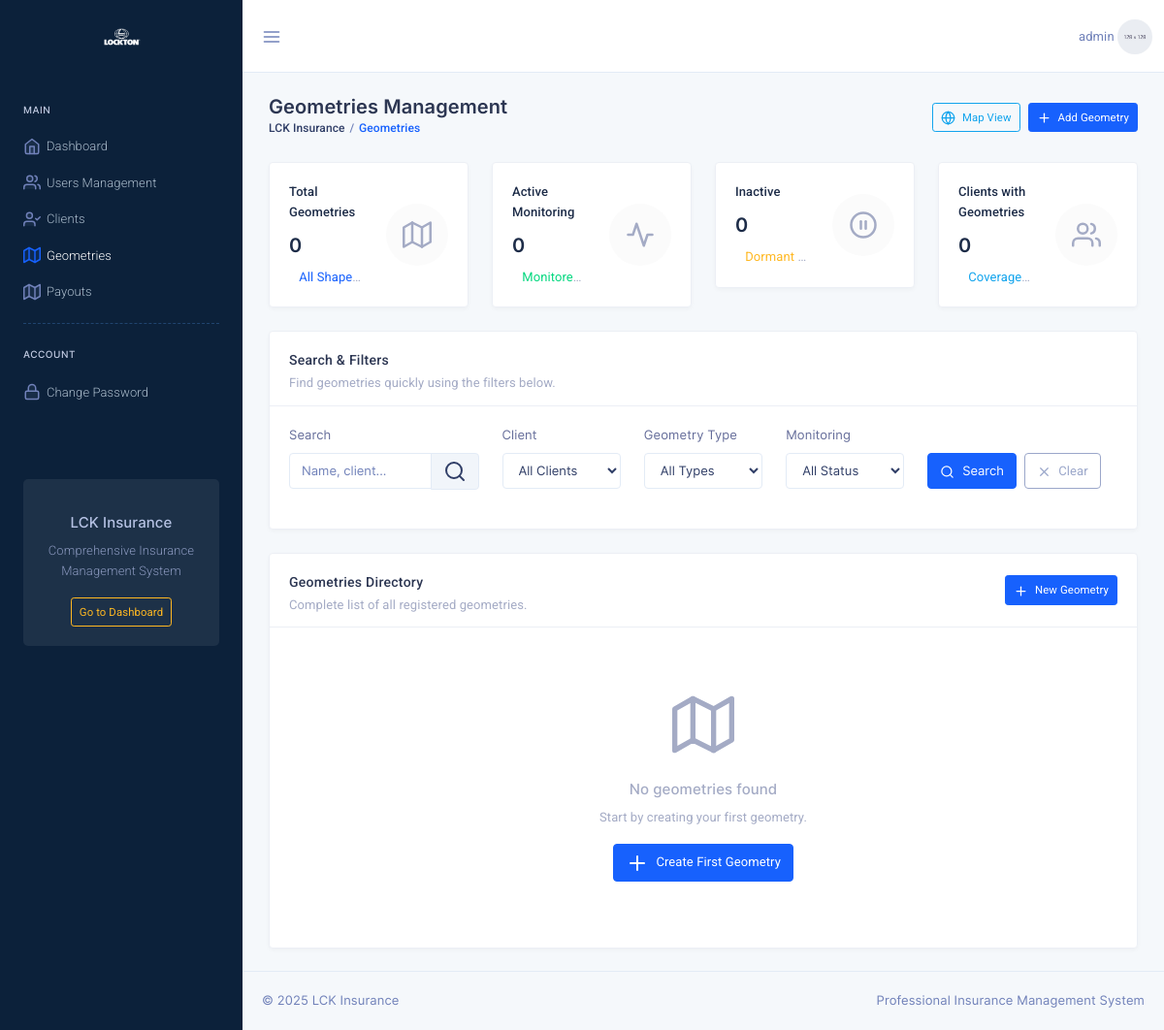
Before: /geometries/ (signed in) with the older database file.
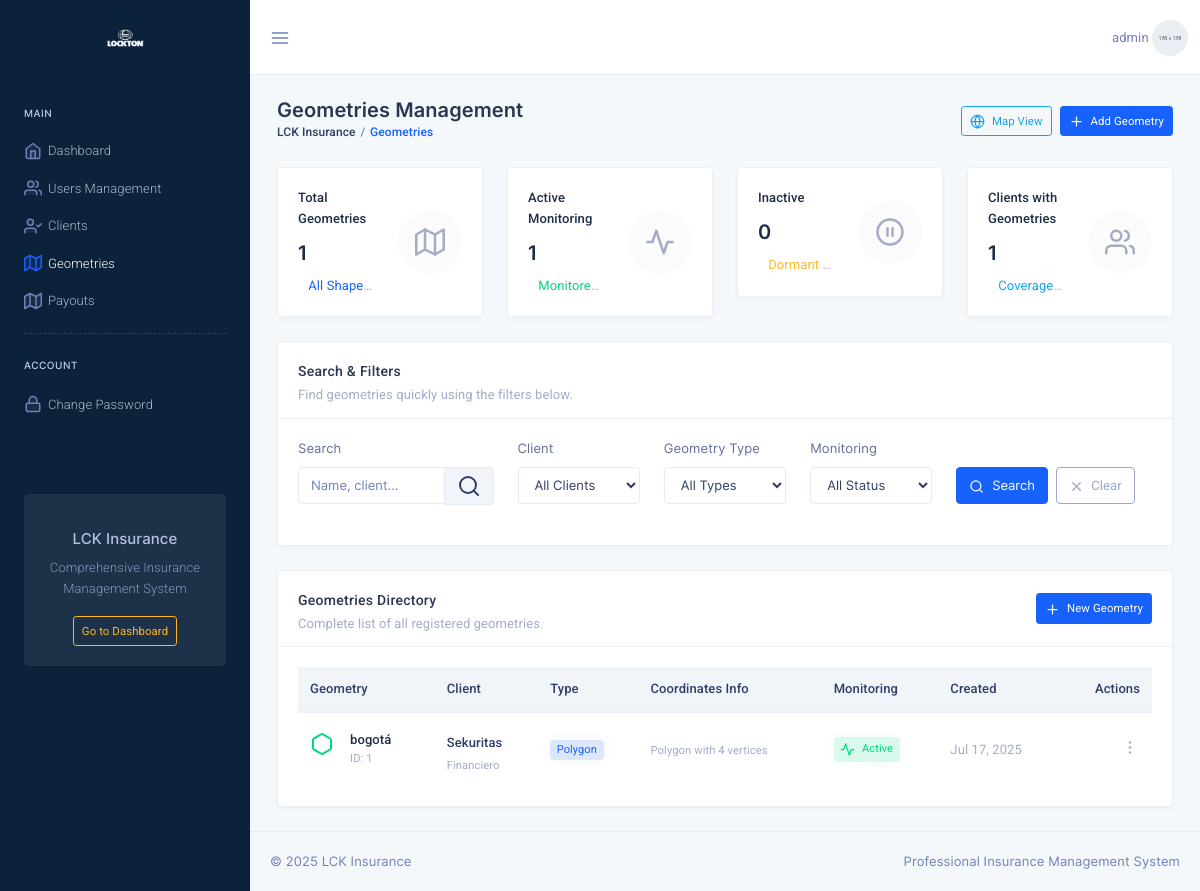
After: the same page with the newer database file.
### geometries/models.py (models this page shows, shortened)
class Geometria(models.Model):
    id_geometria = models.AutoField(primary_key=True)  # PK personalizada según ERD
    id_cliente = models.ForeignKey(Cliente, on_delete=models.CASCADE, related_name='geometrias')
    nombre = models.CharField(max_length=200)
    geojson = models.JSONField(help_text="Geometría almacenada en formato GeoJSON")
    monitoreo_activo = models.BooleanField(default=True)
    creado_en = models.DateTimeField(auto_now_add=True)
    @property
    def geometry_type(self):
        if self.geojson and 'type' in self.geojson:
            return self.geojson.get('type', 'Unknown')
        return 'Unknown'
    @property
    def coordinates_summary(self):
        if not self.geojson or 'coordinates' not in self.geojson:
            return "No coordinates"
        coords = self.geojson['coordinates']
        geometry_type = self.geometry_type
        if geometry_type == 'Point':
            return f"Lat: {coords[1]:.4f}, Lng: {coords[0]:.4f}"
        elif geometry_type == 'Polygon':
            if coords and len(coords[0]) > 0:
                num_points = len(coords[0]) - 1  # -1 porque el último punto es igual al primero
                return f"Polygon with {num_points} vertices"
        elif geometry_type == 'LineString':
            return f"Line with {len(coords)} points"
        elif geometry_type == 'MultiPoint':
            return f"MultiPoint with {len(coords)} points"
        elif geometry_type == 'MultiPolygon':
            return f"MultiPolygon with {len(coords)} polygons"
        elif geometry_type == 'MultiLineString':
            return f"MultiLineString with {len(coords)} lines"
        return f"{geometry_type} geometry"
    class Meta:
        verbose_name = "Geometría"
        verbose_name_plural = "Geometrías"
        ordering = ['-creado_en']

### clients/models.py (models this page shows, shortened)
class Cliente(models.Model):
    id_cliente = models.AutoField(primary_key=True)  # PK personalizada
    nombre = models.CharField(max_length=200)
    tipo = models.CharField(max_length=100)
    sector = models.CharField(max_length=100)
    sector_retail = models.CharField(max_length=100, blank=True)
    pais = models.CharField(max_length=100)
    direccion = models.TextField()
    contacto_principal = models.CharField(max_length=200)
    correo_principal = models.EmailField()
    celular_principal = models.CharField(max_length=20)
    contacto_alterno = models.CharField(max_length=200, blank=True)
    correo_alterno = models.EmailField(blank=True)
    celular_alterno = models.CharField(max_length=20, blank=True)
    ejecutivo_lockton = models.CharField(max_length=200)
    correo_ejecutivo = models.EmailField()
    creado_en = models.DateTimeField(auto_now_add=True)
    activo = models.BooleanField(default=True)
    class Meta:
        verbose_name_plural = "Clientes"

### geometries/views.py (the view)
    def _wrapped_view(request, *args, **kwargs):
        if not request.user.is_authenticated:
            return redirect('login')
        allowed_roles = ['admin', 'cliente', 'client']
        if request.user.role not in allowed_roles:
            messages.error(request, 'No tienes permisos para acceder a esta sección.')
            return redirect('dashboard')
        return view_func(request, *args, **kwargs)

### geometries/views.py (called while the page is built)
def geometry_access_required(view_func):
    def _wrapped_view(request, *args, **kwargs):
        if not request.user.is_authenticated:
            return redirect('login')
        allowed_roles = ['admin', 'cliente', 'client']
        if request.user.role not in allowed_roles:
            messages.error(request, 'No tienes permisos para acceder a esta sección.')
            return redirect('dashboard')
        return view_func(request, *args, **kwargs)
    return _wrapped_view

def get_user_geometries(user):
    if user.role == 'admin':
        return Geometria.objects.all()
    elif user.role in ['cliente', 'client'] and user.cliente_relacionado:
        return Geometria.objects.filter(id_cliente=user.cliente_relacionado)
    else:
        return Geometria.objects.none()

### templates/geometries/geometry_list.html (shortened to what the changed rows need)
{% extends 'base_dashboard.html' %}
{% load static %}
{% block content %}
<div class="row">
    <div class="col-md-3">
        <div class="card report-card">
            <div class="card-body">
                <div class="row d-flex justify-content-center">
                    <div class="col">
                        <p class="text-dark mb-1 font-weight-semibold">Total Geometries</p>
                        <h3 class="my-2">{{ total_geometrias }}</h3>
                        <p class="mb-0 text-truncate text-muted">
                            <span class="text-primary"><i class="mdi mdi-trending-up"></i>All Shapes</span>
                        </p>
                    </div>
                </div>
            </div>
        </div>
    </div>
    <div class="col-md-3">
        <div class="card report-card">
            <div class="card-body">
                <div class="row d-flex justify-content-center">
                    <div class="col">
                        <p class="text-dark mb-1 font-weight-semibold">Active Monitoring</p>
                        <h3 class="my-2">{{ geometrias_activas }}</h3>
                        <p class="mb-0 text-truncate text-muted">
                            <span class="text-success"><i class="mdi mdi-trending-up"></i>Monitored</span>
                        </p>
                    </div>
                </div>
            </div>
        </div>
    </div>
    <div class="col-md-3">
        <div class="card report-card">
            <div class="card-body">
                <div class="row d-flex justify-content-center">
                    <div class="col">
                        <p class="text-dark mb-1 font-weight-semibold">Clients with Geometries</p>
                        <h3 class="my-2">{{ clientes_con_geometrias }}</h3>
                        <p class="mb-0 text-truncate text-muted">
                            <span class="text-info"><i class="mdi mdi-account-multiple"></i>Coverage</span>
                        </p>
                    </div>
                </div>
            </div>
        </div>
    </div>
</div>
<div class="row">
    <div class="col-12">
        <div class="card">
            <div class="card-body">
                {% if geometrias %}
                <div class="table-responsive">
                    <table class="table table-striped mb-0 table-centered">
                        <thead class="thead-light">
                            <tr>
                                <th class="border-top-0">Geometry</th>
                                <th class="border-top-0">Client</th>
                                <th class="border-top-0">Type</th>
                                <th class="border-top-0">Coordinates Info</th>
                                <th class="border-top-0">Monitoring</th>
                                <th class="border-top-0">Created</th>
                                <th class="border-top-0 text-right">Actions</th>
                            </tr>
                        </thead>
                        <tbody>
                            {% for geometria in geometrias %}
                            <tr>
                                <td>
                                    <div class="media">
                                        <div class="mr-3">
                                            {% if geometria.geometry_type == 'Point' %}
                                                <i data-feather="map-pin" class="text-primary" style="width: 24px; height: 24px;"></i>
                                            {% elif geometria.geometry_type == 'Polygon' %}
                                                <i data-feather="hexagon" class="text-success" style="width: 24px; height: 24px;"></i>
                                            {% elif geometria.geometry_type == 'LineString' %}
                                                <i data-feather="trending-up" class="text-info" style="width: 24px; height: 24px;"></i>
                                            {% else %}
                                                <i data-feather="map" class="text-muted" style="width: 24px; height: 24px;"></i>
                                            {% endif %}
                                        </div>
                                        <div class="media-body align-self-center">
                                            <h6 class="m-0 font-weight-semibold">
                                                <a href="{% url 'geometry_detail' geometria.pk %}" class="text-dark">{{ geometria.nombre }}</a>
                                            </h6>
                                            <small class="text-muted">ID: {{ geometria.id_geometria }}</small>
                                        </div>
                                    </div>
                                </td>
                                <td>
                                    <div>
                                        <h6 class="mb-1 font-13">{{ geometria.id_cliente.nombre }}</h6>
                                        <small class="text-muted">{{ geometria.id_cliente.sector }}</small>
                                    </div>
                                </td>
                                <td>
                                    <span class="badge badge-soft-primary">{{ geometria.geometry_type }}</span>
                                </td>
                                <td>
                                    <small class="text-muted">{{ geometria.coordinates_summary }}</small>
                                </td>
                                <td>
                                    {% if geometria.monitoreo_activo %}
                                        <span class="badge badge-soft-success">
                                            <i data-feather="activity" class="icon-xs mr-1"></i>
                                            Active
                                        </span>
                                    {% else %}
                                        <span class="badge badge-soft-secondary">
                                            <i data-feather="pause-circle" class="icon-xs mr-1"></i>
                                            Inactive
                                        </span>
                                    {% endif %}
                                </td>
                                <td>
                                    <span class="text-muted">{{ geometria.creado_en|date:"M d, Y" }}</span>
                                </td>
                                <td class="text-right">
                                    <div class="dropdown d-inline-block">
                                        <a class="dropdown-toggle arrow-none" id="dLabel{{ geometria.id_geometria }}" data-toggle="dropdown" href="#" role="button" aria-haspopup="false" aria-expanded="false">
                                            <i class="las la-ellipsis-v font-20 text-muted"></i>
                                        </a>
                                    </div>
                                </td>
                            </tr>
                            {% endfor %}
                        </tbody>
                    </table>
                </div>
                {% else %}
                <div class="text-center py-5">
                    <i data-feather="map" class="text-muted mb-3" style="width: 64px; height: 64px;"></i>
                    <h5 class="text-muted">No geometries found</h5>
                                            {% if query or cliente_filter or tipo_filter or monitoreo_filter %}
                        <p class="text-muted">Try adjusting your search criteria or filters.</p>
                        <a href="{% url 'geometry_list' %}" class="btn btn-outline-primary">
                            <i data-feather="x" class="mr-1"></i>
                            Clear Filters
                        </a>
                    {% else %}
                        <p class="text-muted">
                            {% if is_admin %}Start by creating your first geometry.{% else %}No geometries assigned to your client yet.{% endif %}
                        </p>
                        {% if is_admin %}
                        <a href="{% url 'geometry_create' %}" class="btn btn-primary">
                            <i data-feather="plus" class="mr-1"></i>
                            Create First Geometry
                        </a>
                        {% endif %}
                    {% endif %}
                </div>
                {% endif %}
            </div>
        </div>
    </div>
</div>
{% endblock %}

Changed rows visible on the page:
added Geometria: nombre "bogotá", id_geometria "1", id_cliente.nombre "Sekuritas", id_cliente.sector "Financiero", geometry_type "Polygon", coordinates_summary "Polygon with 4 vertices", monitoreo_activo True (drawn), creado_en "Jul 17, 2025"
Other visible differences:
{{ total_geometrias }}: "0" → "1"
{{ geometrias_activas }}: "0" → "1"
{{ clientes_con_geometrias }}: "0" → "1"
text no longer shown: "No geometries found Start by creating your first geometry. Create First Geometry"
text now shown: "Geometry Client Type Coordinates Info Monitoring Created Actions"
